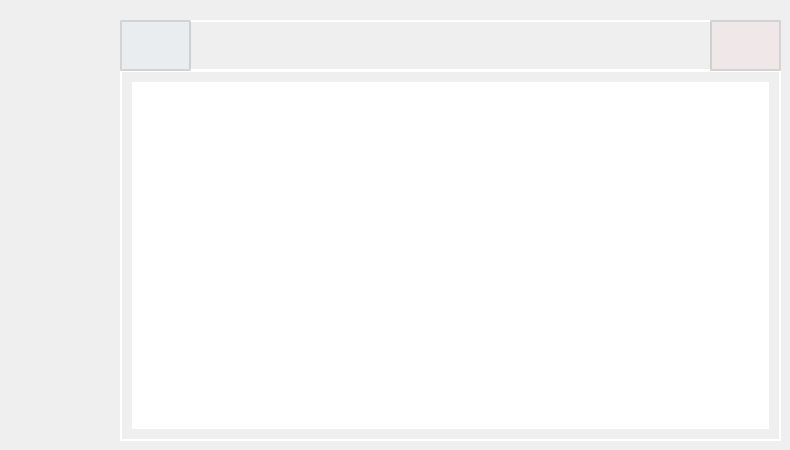
                  <widget class="QWidget" name="page_estrella3">
                   <widget class="QLabel" name="label_estrella3">
                    <property name="geometry">
                     <rect>
                      <x>120</x>
                      <y>20</y>
                      <width>661</width>
                      <height>51</height>
                     </rect>
                    </property>
                    <property name="styleSheet">
                     <string notr="true">QLabel {
    font-weight: bold;       /* Negrita */    
    color: white;				 /* Color del texto */
	padding: 10px;           
	border: 2px solid rgba(255,255,255,255);  /* Borde blanco con transparencia */
}</string>
                    </property>
                    <property name="text">
                     <string/>
                    </property>
                    <property name="pixmap">
                     <pixmap resource="files.qrc">:/20x20/icons/20x20/cil-star.png</pixmap>
                    </property>
                    <property name="alignment">
                     <set>Qt::AlignCenter</set>
                    </property>
                   </widget>
                   <widget class="QLabel" name="label_estrella3_2">
                    <property name="geometry">
                     <rect>
                      <x>470</x>
                      <y>20</y>
                      <width>21</width>
                      <height>51</height>
                     </rect>
                    </property>
                    <property name="styleSheet">
                     <string notr="true">background-color: rgba(255,255,255,0);
border: rgba(255,255,255,0);</string>
                    </property>
                    <property name="text">
                     <string/>
                    </property>
                    <property name="pixmap">
                     <pixmap resource="files.qrc">:/20x20/icons/20x20/cil-star.png</pixmap>
                    </property>
                   </widget>
                   <widget class="QListWidget" name="list_estrella3">
                    <property name="geometry">
                     <rect>
                      <x>120</x>
                      <y>70</y>
                      <width>661</width>
                      <height>371</height>
                     </rect>
                    </property>
                    <property name="styleSheet">
                     <string notr="true">QListWidget {
    font-weight: bold;       /* Negrita */    
    color: white;				 /* Color del texto */
	padding: 10px;           
	border: 2px solid rgba(255,255,255,255);  /* Borde blanco con transparencia */
}</string>
                    </property>
                   </widget>
                   <widget class="QLabel" name="label_estrella3_3">
                    <property name="geometry">
                     <rect>
                      <x>410</x>
                      <y>20</y>
                      <width>21</width>
                      <height>51</height>
                     </rect>
                    </property>
                    <property name="styleSheet">
                     <string notr="true">background-color: rgba(255,255,255,0);
border: rgba(255,255,255,0);</string>
                    </property>
                    <property name="text">
                     <string/>
                    </property>
                    <property name="pixmap">
                     <pixmap resource="files.qrc">:/20x20/icons/20x20/cil-star.png</pixmap>
                    </property>
                   </widget>
                   <widget class="QPushButton" name="estrella3_delete">
                    <property name="geometry">
                     <rect>
                      <x>710</x>
                      <y>20</y>
                      <width>71</width>
                      <height>51</height>
                     </rect>
                    </property>
                    <property name="styleSheet">
                     <string notr="true">QPushButton {
    font-family: &quot;Arial&quot;;    /* Cambia la fuente */
    font-size: 16px;         /* Tamaño del texto */
    font-weight: bold;       /* Negrita */    
    color: white;				 /* Color del texto */
	padding: 10px;   
	background-color: rgba(250,50,50,10);        
	border: 2px solid rgba(200,200,200,200);  /* Borde blanco con transparencia */
}

QPushButton:hover {
	background-color: rgba(250,50,50,50);
}

QPushButton:pressed {
    background-color: rgba(0,150,250,50);
}</string>
                    </property>
                    <property name="text">
                     <string/>
                    </property>
                    <property name="icon">
                     <iconset resource="files.qrc">
                      <normaloff>:/20x20/icons/20x20/cil-x.png</normaloff>:/20x20/icons/20x20/cil-x.png</iconset>
                    </property>
                   </widget>
                   <widget class="QPushButton" name="estrella3_add">
                    <property name="geometry">
                     <rect>
                      <x>120</x>
                      <y>20</y>
                      <width>71</width>
                      <height>51</height>
                     </rect>
                    </property>
                    <property name="styleSheet">
                     <string notr="true">QPushButton {
    font-family: &quot;Arial&quot;;    /* Cambia la fuente */
    font-size: 20px;         /* Tamaño del texto */
    font-weight: bold;       /* Negrita */    
    color: white;				 /* Color del texto */
	padding: 10px;  
	background-color: rgba(75,175,250,10);         
	border: 2px solid rgba(200,200,200,200);   /* Borde blanco con transparencia */
}

QPushButton:hover {
	background-color: rgba(0,150,250,50);
}

QPushButton:pressed {
    background-color: rgba(0,150,250,50);
}</string>
                    </property>
                    <property name="text">
                     <string/>
                    </property>
                    <property name="icon">
                     <iconset resource="files.qrc">
                      <normaloff>:/20x20/icons/20x20/cil-plus.png</normaloff>:/20x20/icons/20x20/cil-plus.png</iconset>
                    </property>
                   </widget>
                  </widget>
